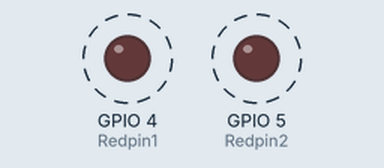
A sketch run on a simulated ESP32. Parts: output pins drawn as LEDs (lit = HIGH). Dashed ring = blinking. What the sketch prints to the serial monitor is not drawn.

Above: at 1.7 s.
Timing chart, 0 to 6.1 s (numbered marks = the images above):
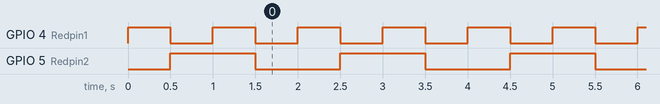

The sketch:

LED_freeRTOS.ino
```cpp
TaskHandle_t Task1;
TaskHandle_t Task2;
TaskHandle_t Task3;

const uint8_t Redpin1=4;
const uint8_t Redpin2=5;
const uint8_t Redpin3=2;

void setup() {
 Serial.begin(115200);
 pinMode(Redpin1,OUTPUT);
 pinMode(Redpin2,OUTPUT);
  //create a task that will be executed in the Task1code() function, with priority 1 and executed on core 0
  xTaskCreatePinnedToCore(
                    Task1code,   /* Task function. */
                    "Task1",     /* name of task. */
                    10000,       /* Stack size of task */
                    NULL,        /* parameter of the task */
                    1,           /* priority of the task */
                    &Task1,      /* Task handle to keep track of created task */
                    0);          /* pin task to core 0 */

delay(500);
 xTaskCreatePinnedToCore(Task2code,"Task2",10000,NULL,2,&Task2,1);
 delay(500);
 xTaskCreatePinnedToCore(Task3code,"Task3",10000,NULL,3,&Task3,1);
 delay(500);


}
void Task1code( void * pvParameters)
{
  while(1){
    Serial.print("Task1 Running on code");
    Serial.println(xPortGetCoreID());
digitalWrite(Redpin1,HIGH);
delay(500);
digitalWrite(Redpin1,LOW);
delay(500);


  }
  }


        void Task2code( void * pvParameters)
      {
        while(1){
          Serial.print("Task2 Running on code");
          Serial.println(xPortGetCoreID());
      digitalWrite(Redpin2,HIGH);
      delay(1000);
      digitalWrite(Redpin2,LOW);
      delay(1000);


        }
        }

        void Task3code( void * pvParameters)
      {
        while(1){
          Serial.print("Task3 Running on code");
          Serial.println(xPortGetCoreID());
      digitalWrite(Redpin3,HIGH);
      delay(1500);
      digitalWrite(Redpin3,LOW);
      delay(1500);


        }
        }


void loop() {
  // put your main code here, to run repeatedly:

}
```

Measured:
- by itself, GPIO 4 (Redpin1): alternates HIGH for 0.50 s and LOW for 0.50 s
- by itself, GPIO 5 (Redpin2): alternates HIGH for 1.0 s and LOW for 1.0 s
- by itself, everything shown: repeats every 2.0 s, in 6 steps
